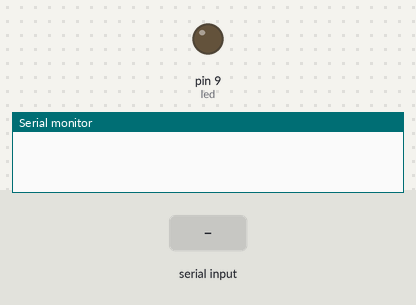
Simulated run of this sketch. Board: Arduino Uno, built with avr-gcc and run on an emulated ATmega328P. Shown: output pins drawn as LEDs (lit = HIGH), the last lines printed to the serial monitor. The test bench sets the inputs (shaded band).

Above: at 1.2 s.
1.3 s: "1" received over Serial
At 2.4 s:
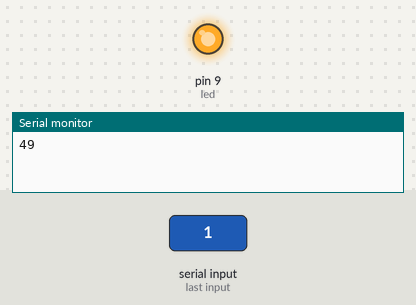
2.8 s: "0" received over Serial
At 3.5 s:
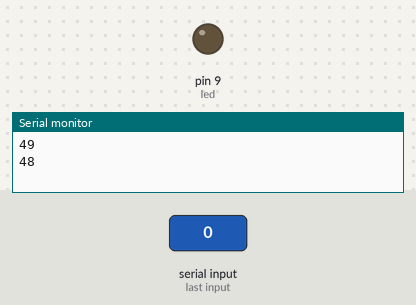
Timing chart, 0 to 5.8 s (numbered marks = the images above; inputs shaded):
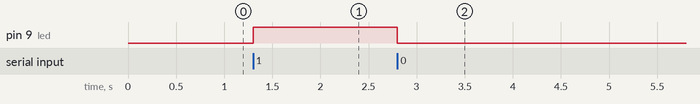

The sketch:

LED_with_Bluetooth.ino
```cpp
const int led = 9;
int receive = 0;

void setup() {
  Serial.begin(9600);
  pinMode(led, OUTPUT);

}

void loop() {
  if(Serial.available() > 0)
  {
    receive = Serial.read();
    Serial.println(receive);
    if(receive == '1')
  {
    digitalWrite(led, HIGH);
  }
  else if(receive == '0')
  {
    digitalWrite(led, LOW);
  }
  }

}
```

Measured:
- after the input at 1.3 s, pin 9 (led): LOW → HIGH at once
- after the input at 2.8 s, pin 9 (led): HIGH → LOW at once
